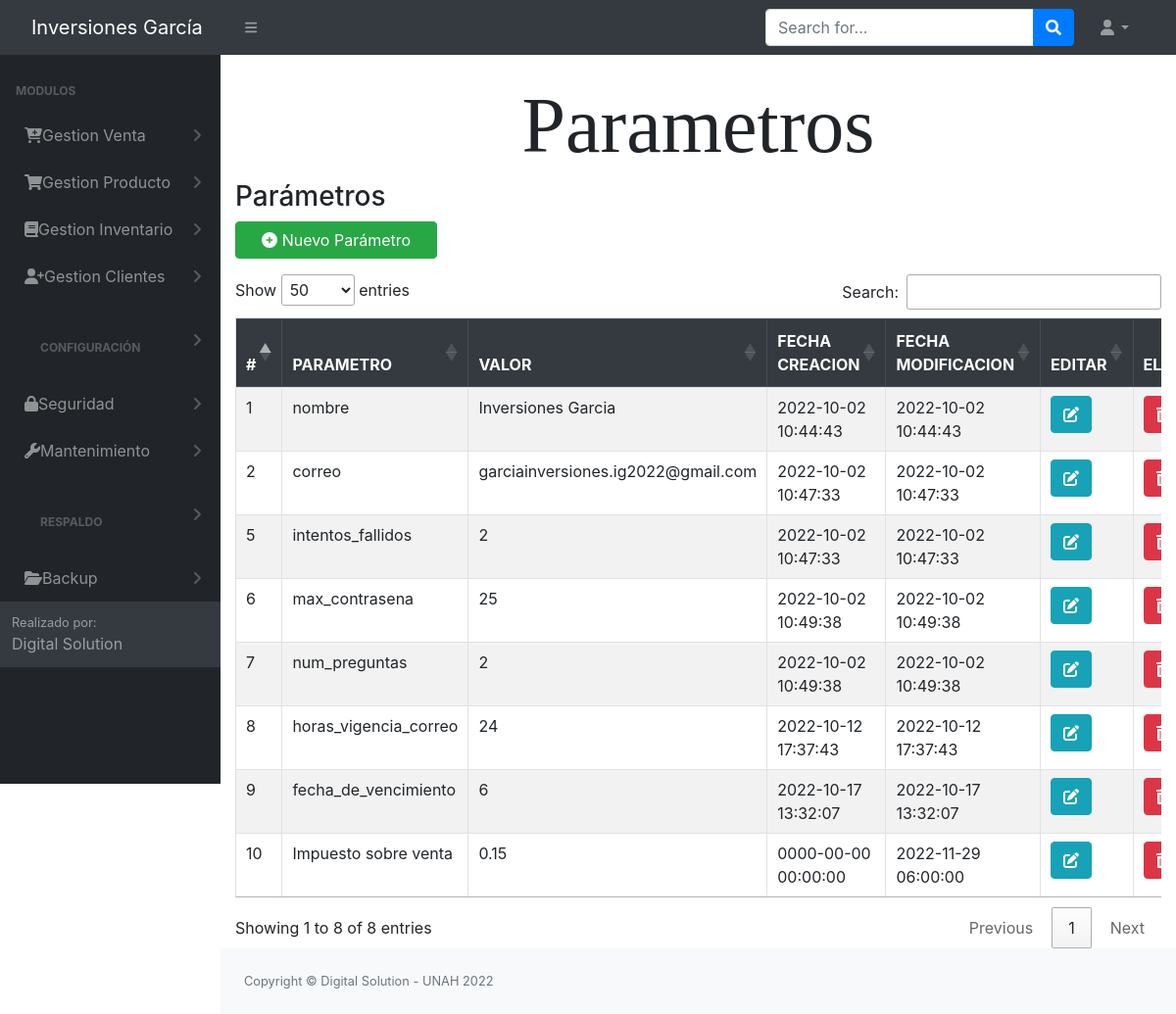
Screenshot of /src/parametro.php (signed in) with the database file from the repository.
### tables this page shows
CREATE TABLE `tbl_permisos` (
  `id_permiso` int(11) NOT NULL AUTO_INCREMENT,
  `id_rol` int(11) NOT NULL,
  `permiso_insercion` int(11) NOT NULL,
  `permiso_eliminacion` int(11) NOT NULL,
  `permiso_modificar` int(11) NOT NULL,
  `permiso_consultar` int(11) NOT NULL,
  `id_objeto` int(11) NOT NULL,
  `pdf` int(11) NOT NULL,
  PRIMARY KEY (`id_permiso`),
  KEY `id_objeto` (`id_objeto`),
  KEY `id_rol` (`id_rol`)
);

CREATE TABLE `tbl_modulos` (
  `id_objeto` int(11) NOT NULL AUTO_INCREMENT,
  `Objeto` varchar(100) NOT NULL,
  `descripcion_objeto` varchar(30) NOT NULL,
  `id_padre` int(11) NOT NULL,
  `URL` varchar(100) NOT NULL,
  PRIMARY KEY (`id_objeto`)
);

CREATE TABLE `tbl_parametros` (
  `id` int(11) NOT NULL AUTO_INCREMENT,
  `parametro` varchar(50) NOT NULL,
  `valor` varchar(100) NOT NULL,
  `id_usuario` int(11) NOT NULL,
  `fecha_creacion` timestamp NOT NULL DEFAULT current_timestamp(),
  `fecha_modificacion` timestamp NOT NULL DEFAULT current_timestamp(),
  `Modificado_por` varchar(30) NOT NULL,
  PRIMARY KEY (`id`)
);

### config/conex.php (called while the page is built, shortened)
<?php
     function getConexion()
    {
        $db = new PDO('mysql:host=localhost:3306;dbname=bd_inversiones_garcia', 'root', '');
        return $db;
    }
?>

### controladores/controlador_parametro.php (called while the page is built, shortened)
<?php
    require_once '../modelos/modelo_parametro.php';
    function mostrarparametros()
    {
        $modeloParametro = new parametros();
        $resultado = $modeloParametro->get_parametro();
        return $resultado;
    }
?>
<?php
include_once('../Login/header.php');

### modelos/modelo_parametro.php (called while the page is built, shortened)
<?php
class parametros
{
    private $db;
    private $parametros;
    public function __construct()
    {
        $this->db = getConexion();
        $this->parametros = array();
    }
    private function setNames()
    {
        return $this->db->query("SET NAMES 'utf8'");
    }
    public function get_parametro()
    {
        $this->db = getConexion();
        self::setNames();
        $sql = "SELECT * FROM tbl_parametros";
        $resultado = $this->db->query($sql);
        foreach ($resultado as $resp) {
            $this->parametros[] = $resp;
        }
        return $this->parametros;
        $this->db = null;
    }
}
?>

### src/parametro.php (the view, shortened to what this page needs)
<?php include_once "../Login/header.php";
include_once '../controladores/controlador_parametro.php';
$id = $_SESSION['rol'];
$sql = mysqli_query($conn, "SELECT * FROM tbl_permisos where ID_OBJETO = 2 and ID_ROL = '$id'");
$row = mysqli_fetch_array($sql);
$insertar = $row['permiso_insercion'];
$modificar = $row['permiso_modificar'];
$eliminar = $row['permiso_eliminacion'];
?>
<h1 class=" text-center" id="letra"> Parametros </h1>
<div class="container-fluid">
    <div class="page-title">
        <div class="title_left">
            <h3>Parámetros</h3>
        </div>
        <div class="title_right">
            <div class="col-md-3 col-sm-3 form-group row pull-right top_search">
            <?php
            if ($insertar == 1) { ?>
                <button onclick="window.location.href='../src/Registrar_parametros.php'" class="btn  btn-round btn-success"><i class="fa-solid fa-circle-plus"></i> Nuevo Parámetro</button>
                <?php } ?>
            </div>
        </div>
    </div>
    <div class="row">
        <div class="col-lg-12">
            <div class="table-responsive">
                <table class="table table-striped table-bordered" id="table">
                    <thead class="thead-dark">
                        <tr>
                            <th>#</th>
                            <th>PARAMETRO</th>
                            <th>VALOR</th>
                            <th>FECHA CREACION</th>
                            <th>FECHA MODIFICACION</th>
                            <?php if ($modificar == 1) { ?>
                            <th>EDITAR</th>
                            <?php } ?>
                            <?php if ($eliminar == 1) { ?>
                            <th>ELIMINAR</th>
                            <?php } ?>
                        </tr>
                    </thead>
                    <tbody>
                        <?php
                        $resultado = mostrarparametros();
                        foreach ($resultado as $parametros) {
                            echo "<tr>";
                            echo "<td>" . $parametros['id'] . "</td>";
                            echo "<td>" . $parametros['parametro'] . "</td>";
                            echo "<td>" . $parametros['valor'] . "</td>";
                            echo "<td>" . $parametros['fecha_creacion'] . "</td>";
                            echo "<td>" . $parametros['fecha_modificacion'] . "</td>";
                            if ($modificar == 1) {
                              echo "<td><a href='../src/Editar_parametro.php?id=" . base64_encode($parametros['id']) . "'> <i class='btn btn-round btn-info'><i class='fa-solid fa-pen-to-square'></i></a></td>";
                            }
                           if ($eliminar == 1) {
                            echo "<td><button class ='btn btn-round btn-danger' onclick='eliminar(" . $parametros['id'] . ")'><i class='fas fa-trash-alt'></i></button></td>";
                           }
                            echo "</tr>";
                        }
                        ?>
                    </tbody>
                </table>
            </div>
        </div>
    </div>
</div>
<?php include_once "../Login/footer.php"; ?>

### Login/header.php (shortened to what this page needs)
<?php
include '../config/conn.php';
?>
<!DOCTYPE html>
<html lang="en">
    <head>
        <link href="https://cdn.jsdelivr.net/npm/simple-datatables@latest/dist/style.css" rel="stylesheet" />
        <link href="../dist/css/styles.css" rel="stylesheet" />
        <link rel="stylesheet" href="../Login/vendors/x/dist/notiflix-3.2.5.min.css" />
        <link rel="stylesheet" href="https://cdnjs.cloudflare.com/ajax/libs/twitter-bootstrap/4.1.3/css/bootstrap.css">
        <link rel="stylesheet" href="https://cdn.datatables.net/1.10.20/css/dataTables.bootstrap4.min.css">
        <link rel="stylesheet" type="text/css" href="assets/css/main.css">
        <link rel="stylesheet" type="text/css" href="assets/css/style.css">
        <link href="https://cdn.jsdelivr.net/npm/bootstrap@5.1.3/dist/css/bootstrap.min.css" rel="stylesheet">
        <link href="../dist/css/contenedor.css" rel="stylesheet" />
        <link href="../Login/vendors/bootstrap/dist/css/bootstrap.min.css" rel="stylesheet">
        <link rel="stylesheet" href="../Login/vendors/notiflix/dist/notiflix-3.2.5.min.css" />
        <link rel="stylesheet" href="https://cdnjs.cloudflare.com/ajax/libs/font-awesome/5.7.2/css/all.min.css" />
        <link rel="stylesheet" href="https://cdnjs.cloudflare.com/ajax/libs/simple-line-icons/2.4.1/css/simple-line-icons.css" />
        <link rel="stylesheet" href="https://cdn.datatables.net/1.10.19/css/jquery.dataTables.min.css" />
        <link rel="stylesheet" href="https://cdn.datatables.net/buttons/1.5.6/css/buttons.dataTables.min.css" />
    </head>
    <body class="sb-nav-fixed">
        <nav class="sb-topnav navbar navbar-expand navbar-dark bg-dark">
            <a class="navbar-brand ps-3" id="titulo_menu" href="../dist/home.php">  Inversiones García  </a>
            <button class="btn btn-link btn-sm order-1 order-lg-0 me-4 me-lg-0" id="sidebarToggle" href="#!"><i class="fas fa-bars"></i></button>
            <form class="d-none d-md-inline-block form-inline ms-auto me-0 me-md-3 my-2 my-md-0">
                <div class="input-group">
                    <input class="form-control" type="text" placeholder="Search for..." aria-label="Search for..." aria-describedby="btnNavbarSearch" />
                    <button class="btn btn-primary" id="btnNavbarSearch" type="button"><i class="fas fa-search"></i></button>
                </div>
            </form>
            <ul class="navbar-nav ms-auto ms-md-0 me-3 me-lg-4">
                <li class="nav-item dropdown">
                    <a class="nav-link dropdown-toggle" id="navbarDropdown" href="#" role="button" data-bs-toggle="dropdown" aria-expanded="false"><i class="fas fa-user fa-fw"></i></a>
                </li>
            </ul>
        </nav>
        <div id="layoutSidenav">
            <div id="layoutSidenav_nav">
                <nav class="sb-sidenav accordion sb-sidenav-dark" id="sidenavAccordion">
                    <div class="sb-sidenav-menu">
                        <div class="nav">
                            <div class="sb-sidenav-menu-heading">Modulos</div>
                            <?php
                            $rol = $_SESSION['rol'];
                            $result = mysqli_query($conn, "select * from tbl_modulos tm inner join tbl_permisos tp ON tm.ID_OBJETO = tp.ID_OBJETO where tm.ID_PADRE = 0 and tp.permiso_consultar = 1 and tp.ID_ROL = '$rol'"); ?>
                            <?php foreach ($result as $i) : ?>
                                <a class="nav-link collapsed" href="#" data-bs-toggle="collapse" data-bs-target="#pagesCollapsePersonas<?= $i['id_objeto'] ?>" aria-expanded="false" aria-controls="pagesCollapseError">
                                    &nbsp;&nbsp;<?= $i['Objeto'] ?>
                                    <div class="sb-sidenav-collapse-arrow"><i class="fas fa-angle-down"></i></div>
                                </a>
                            <?php endforeach; ?>
                    </div>
                    <div class="sb-sidenav-footer">
                        <div class="small">Realizado por:</div>
                        Digital Solution
                    </div>
                </nav>
            </div>
            <div id="layoutSidenav_content"> <br>

### src/assets/css/style.css (style rules this page uses)
.row { display: -webkit-box; display: -ms-flexbox; display: flex; -ms-flex-wrap: wrap; flex-wrap: wrap; margin-right: -5px; margin-left: -5px; }

### src/parametro.php (style rules this page uses)
h1 { font-family: Vladimir Script; font-size: 80px; }

### rows the page displays
tbl_permisos: id_objeto.Objeto "Gestion Venta"
tbl_permisos: id_objeto.Objeto "Gestion Producto"
tbl_permisos: id_objeto.Objeto "Gestion Inventario"
tbl_permisos: id_objeto.Objeto "Gestion Clientes"
tbl_permisos: id_objeto.Objeto "CONFIGURACIÓN"
tbl_permisos: id_objeto.Objeto "Seguridad"
tbl_permisos: id_objeto.Objeto "Mantenimiento"
tbl_permisos: id_objeto.Objeto "RESPALDO"
tbl_permisos: id_objeto.Objeto "Backup"
tbl_parametros: id "1", parametro "nombre", valor "Inversiones Garcia", fecha_creacion "2022-10-02 10:44:43", fecha_modificacion "2022-10-02 10:44:43"
tbl_parametros: id "2", parametro "correo", valor "garciainversiones.ig2022@gmail.com", fecha_creacion "2022-10-02 10:47:33", fecha_modificacion "2022-10-02 10:47:33"
tbl_parametros: id "5", parametro "intentos_fallidos", valor "2", fecha_creacion "2022-10-02 10:47:33", fecha_modificacion "2022-10-02 10:47:33"
tbl_parametros: id "6", parametro "max_contrasena", valor "25", fecha_creacion "2022-10-02 10:49:38", fecha_modificacion "2022-10-02 10:49:38"
tbl_parametros: id "7", parametro "num_preguntas", valor "2", fecha_creacion "2022-10-02 10:49:38", fecha_modificacion "2022-10-02 10:49:38"
tbl_parametros: id "8", parametro "horas_vigencia_correo", valor "24", fecha_creacion "2022-10-12 17:37:43", fecha_modificacion "2022-10-12 17:37:43"
tbl_parametros: id "9", parametro "fecha_de_vencimiento", valor "6", fecha_creacion "2022-10-17 13:32:07", fecha_modificacion "2022-10-17 13:32:07"
tbl_parametros: id "10", parametro "Impuesto sobre venta", valor "0.15", fecha_creacion "0000-00-00 00:00:00", fecha_modificacion "2022-11-29 06:00:00"
